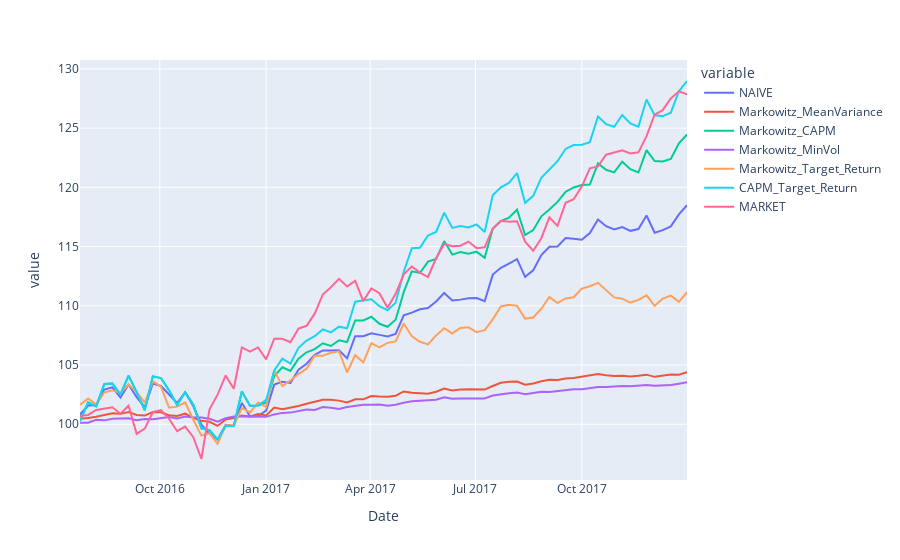
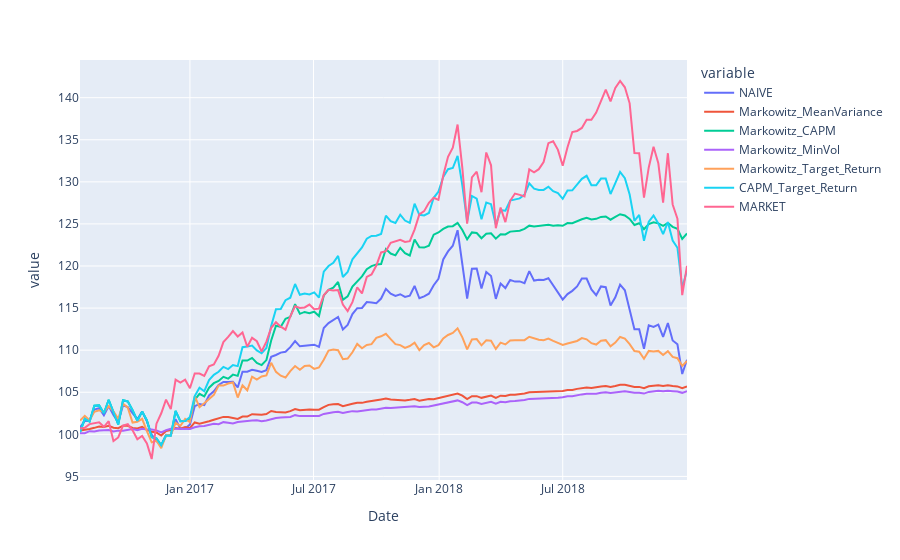
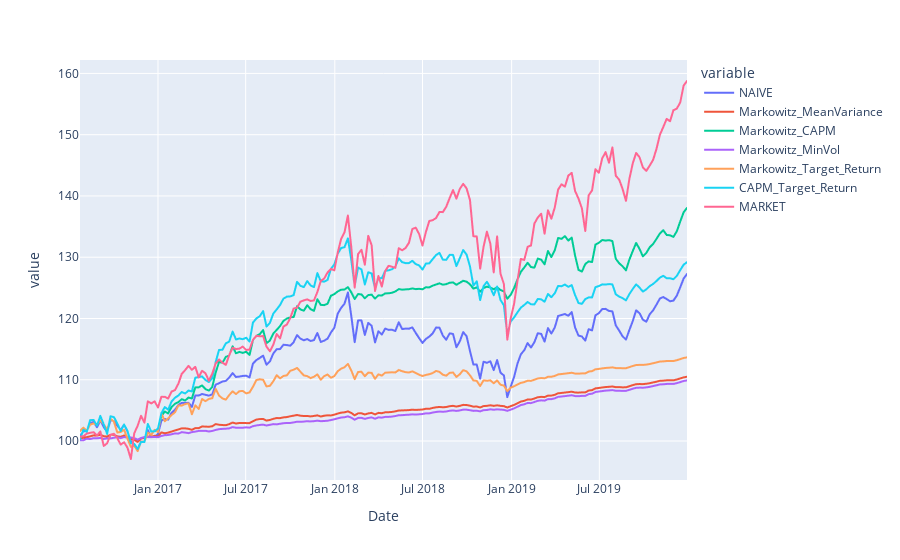

Notebook code cell kept with these figures, in order:
### Markdown cell above
### Now we repeat the process for annual rebalancing

### Code cell
for rb in rebal_dates:
    if rebal_dates.index(rb) == 0:
        ret = returns.loc[:rb]
    else:
        ret = returns.loc[rebal_dates[rebal_dates.index(rb)-1]:rb]

    weights = pd.DataFrame(index=backtestDF.drop('MARKET',axis=1).columns, 
                           columns=ret.drop('VTI',axis=1).columns, dtype=np.float64)

    weights.loc['NAIVE'] = np.ones(len(ret.drop('VTI',axis=1).columns))/len(ret.drop('VTI',axis=1).columns)

    # Markowitz portfolios first
    portfolios = brute_opt(ret.drop('VTI',axis=1), tgtPortfolio = 'all')

    weights.loc['Markowitz_MeanVariance'] = portfolios.loc[portfolios['RiskAdjRet'].idxmax()]
    weights.loc['Markowitz_MinVol'] = portfolios.loc[portfolios['STD'].idxmin()]

    if portfolios.loc[portfolios['Mean'].round(2)==0.07,'Mean'].count() > 0:
        tgtPort = portfolios.loc[portfolios['Mean'].round(2)==0.07].sort_values(by='RiskAdjRet', ascending=False).iloc[0]
        weights.loc['Markowitz_Target_Return'] = tgtPort
    else:
        tgtPort = portfolios.loc[portfolios['Mean']>portfolios['Mean'].quantile(0.75)].sort_values(by='RiskAdjRet', 
                                                                                                   ascending=False).iloc[0]
        weights.loc['Markowitz_Target_Return'] = tgtPort

    # Now the CAPM portfolios
    weights.loc['Markowitz_CAPM'] = opt_CAPM(ret, market='VTI', tgtPortfolio='MaxSharpe')
    weights.loc['CAPM_Target_Return'] = opt_CAPM(ret, market='VTI', target_return=0.07)

    stDate = rb
    if rebal_dates.index(rb) == len(rebal_dates)-1:
        enDate = returns.index.to_list()[-1]
    else:
        enDate = rebal_dates[rebal_dates.index(rb) + 1]

    for p in backtestDF.drop('MARKET', axis=1).columns:
        backtestDF.loc[stDate:enDate,p] = returns.loc[stDate:enDate,weights.columns].mul(weights.loc[p]).sum(axis=1)
    
    px.line(backtestDF.loc[:enDate].add(1).cumprod().mul(100)).show()
    
backtestDF.describe()
